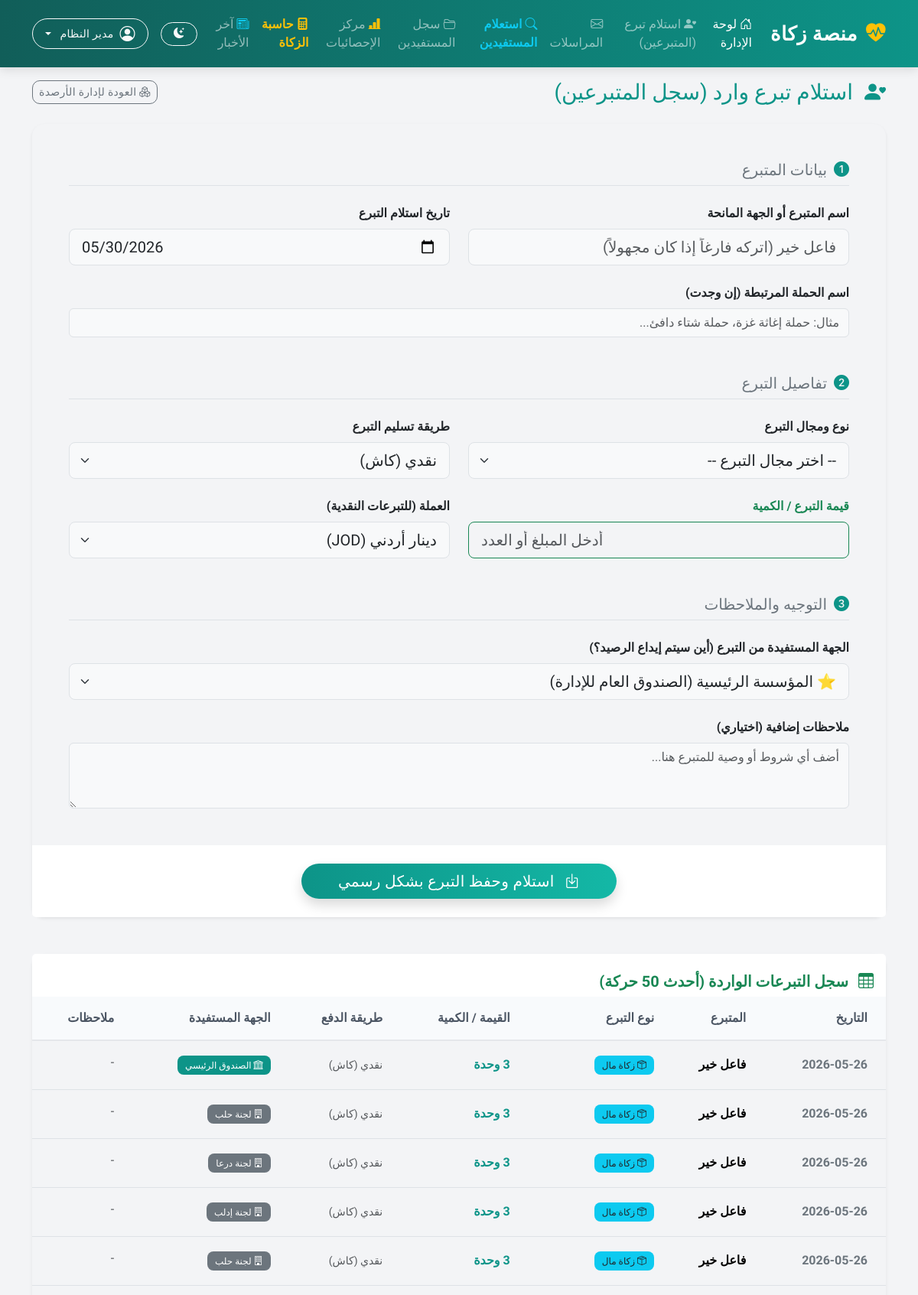
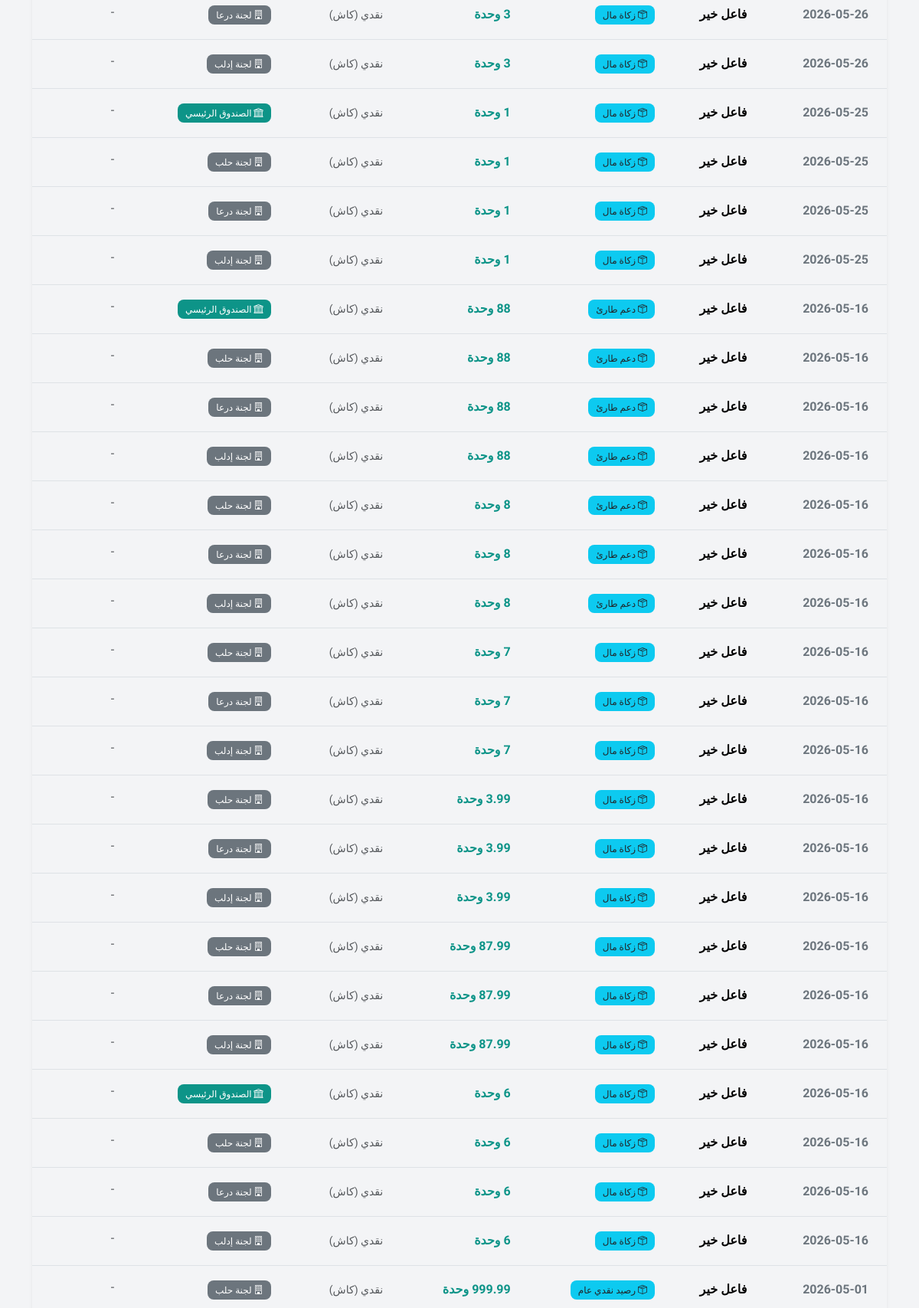
/add_donor.php (signed in, upper part), run on the app's committed database (2 pictures, top to bottom).
### tables this page shows
CREATE TABLE `incoming_donations` (
  `id` int(11) NOT NULL,
  `committee_id` int(11) NOT NULL DEFAULT 0,
  `donation_type_id` int(11) NOT NULL,
  `quantity` decimal(15,2) NOT NULL,
  `deposit_date` timestamp NOT NULL DEFAULT current_timestamp(),
  `donor_name` varchar(255) DEFAULT 'فاعل خير',
  `currency` varchar(10) DEFAULT 'JOD',
  `payment_method` varchar(100) DEFAULT NULL,
  `campaign_name` varchar(255) DEFAULT NULL,
  `donation_date` date DEFAULT NULL,
  `notes` text DEFAULT NULL
);

CREATE TABLE `donation_types` (
  `id` int(11) NOT NULL,
  `category` enum('Cash','In-Kind') NOT NULL COMMENT 'نقدي أو عيني',
  `sub_category` varchar(100) NOT NULL COMMENT 'مثل: مؤقتة، سلة غذائية، الخ',
  `description` text DEFAULT NULL
);

### add_donor.php (the view, shortened to what this page needs)
<?php
require_once __DIR__ . '/db.php';
$is_admin = isset($_SESSION['is_admin']) && $_SESSION['is_admin'] === true;
$is_committee = isset($_SESSION['logged_in_committee']);
$active_committee_id = $is_committee ? $_SESSION['logged_in_committee'] : 0;
try {
    $pdo->exec("CREATE TABLE IF NOT EXISTS `incoming_donations` (
      `id` int(11) NOT NULL AUTO_INCREMENT,
      `committee_id` int(11) NOT NULL DEFAULT 0,
      `donation_type_id` int(11) NOT NULL,
      `quantity` decimal(15,2) NOT NULL,
      `deposit_date` TIMESTAMP DEFAULT CURRENT_TIMESTAMP,
      PRIMARY KEY (`id`)
    ) ENGINE=InnoDB DEFAULT CHARSET=utf8mb4;");
    $pdo->exec("CREATE TABLE IF NOT EXISTS `inventory_balances` (
      `id` int(11) NOT NULL AUTO_INCREMENT,
      `committee_id` int(11) NOT NULL DEFAULT 0,
      `donation_type_id` int(11) NOT NULL,
      `quantity` decimal(15,2) NOT NULL DEFAULT 0.00,
      PRIMARY KEY (`id`),
      UNIQUE KEY `unique_inv` (`committee_id`, `donation_type_id`)
    ) ENGINE=InnoDB DEFAULT CHARSET=utf8mb4;");
    $pdo->exec("CREATE TABLE IF NOT EXISTS `manager_finance` (
      `id` int(11) NOT NULL AUTO_INCREMENT,
      `balance` decimal(15,2) NOT NULL DEFAULT 0.00,
      PRIMARY KEY (`id`)
    ) ENGINE=InnoDB DEFAULT CHARSET=utf8mb4;");
    $pdo->exec("INSERT IGNORE INTO `manager_finance` (`id`, `balance`) VALUES (1, 0.00);");
    $pdo->exec("CREATE TABLE IF NOT EXISTS `committee_finances` (
      `id` int(11) NOT NULL AUTO_INCREMENT,
      `committee_id` int(11) NOT NULL,
      `balance` decimal(15,2) NOT NULL DEFAULT 0.00,
      PRIMARY KEY (`id`),
      UNIQUE KEY `committee_id` (`committee_id`)
    ) ENGINE=InnoDB DEFAULT CHARSET=utf8mb4;");
} catch (PDOException $e) {}
$committee_name_display = '';
try {
    $pdo->exec("CREATE TABLE IF NOT EXISTS `donation_types` (
      `id` int(11) NOT NULL AUTO_INCREMENT,
      `category` varchar(50) NOT NULL,
      `sub_category` varchar(150) NOT NULL,
      PRIMARY KEY (`id`),
      UNIQUE KEY `unique_cat_sub` (`category`,`sub_category`)
    ) ENGINE=InnoDB DEFAULT CHARSET=utf8mb4;");
} catch (PDOException $e) {
    $donation_types = [];
}
try {
    $committees_list = $pdo->query("SELECT id, committee_name as name FROM committees_registry ORDER BY id ASC")->fetchAll();
} catch (PDOException $e) {
    try {
        $committees_list = $pdo->query("SELECT id, name FROM committees ORDER BY id ASC")->fetchAll();
    } catch (PDOException $e2) {
        $committees_list = [];
    }
}
$donors_history = [];
try {
    if ($is_admin) {
        $donations_stmt = $pdo->query("
            SELECT inc.*, 'الصندوق الرئيسي' as committee_name, dt.category, dt.sub_category
            FROM incoming_donations inc
            LEFT JOIN zakat_central_db.donation_types dt ON inc.donation_type_id = dt.id
            WHERE inc.committee_id = 0
            ORDER BY inc.deposit_date DESC, inc.id DESC
            LIMIT 50
        ");
        while ($row = $donations_stmt->fetch()) {
            $row['committee_id'] = 0;
            $donors_history[] = $row;
        }
        foreach ($committees_list as $com) {
            $cid = $com['id'];
            if (isset($db_nodes[$cid])) {
                try {
                    $node_pdo = new PDO("mysql:host=$host;dbname=" . $db_nodes[$cid] . ";charset=$charset", $user, $pass, $options);
                    $donations_stmt = $node_pdo->query("SELECT inc.*, dt.category, dt.sub_category FROM incoming_donations inc LEFT JOIN zakat_central_db.donation_types dt ON inc.donation_type_id = dt.id ORDER BY inc.deposit_date DESC, inc.id DESC LIMIT 50");
                    while ($row = $donations_stmt->fetch()) {
                        $row['committee_name'] = $com['name'];
                        $row['committee_id'] = $cid;
                        $donors_history[] = $row;
                    }
                } catch (PDOException $e) {}
            }
        }
    }
} catch (PDOException $e) {}
usort($donors_history, function($a, $b) {
    $timeA = strtotime($a['deposit_date']);
    $timeB = strtotime($b['deposit_date']);
    if ($timeA == $timeB) return $b['id'] <=> $a['id'];
    return $timeB <=> $timeA;
});
$donors_history = array_slice($donors_history, 0, 50);
require_once __DIR__ . '/header.php';
?>
<div class="row mb-4 mt-3">
    <div class="col-12 d-flex justify-content-between align-items-center">
        <h3 class="mb-0 text-primary"><i class="bi bi-person-heart me-2"></i> <?php echo t('receive_donation_title'); ?></h3>
        <?php if ($is_admin): ?>
        <a href="manage_finances.php" class="btn btn-sm btn-outline-secondary"><i class="bi bi-boxes"></i> <?php echo t('back_to_finances'); ?></a>
        <?php else: ?>
        <a href="committee.php?id=<?php echo $active_committee_id; ?>" class="btn btn-sm btn-outline-secondary"><i class="bi bi-arrow-right"></i> العودة للوحة التحكم</a>
        <?php endif; ?>
    </div>
</div>
<form method="POST" class="card shadow-sm border-0 mb-5">
    <div class="card-body p-4 p-md-5">
        <h5 class="text-secondary border-bottom pb-2 mb-4"><i class="bi bi-1-circle-fill text-primary me-1"></i> <?php echo t('donor_info'); ?></h5>
        <div class="row g-4 mb-5">
            <div class="col-md-6">
                <label class="form-label fw-bold"><?php echo t('donor_name_label'); ?></label>
                <input type="text" name="donor_name" class="form-control form-control-lg bg-light" placeholder="<?php echo t('donor_name_placeholder'); ?>">
            </div>
            <div class="col-md-6">
                <label class="form-label fw-bold"><?php echo t('donation_receive_date'); ?></label>
                <input type="date" name="donation_date" class="form-control form-control-lg bg-light" required value="<?php echo date('Y-m-d'); ?>">
            </div>
            <div class="col-md-12">
                <label class="form-label fw-bold"><?php echo t('campaign_name_label'); ?></label>
                <input type="text" name="campaign_name" class="form-control bg-light" placeholder="<?php echo t('campaign_name_placeholder'); ?>">
            </div>
        </div>
        <h5 class="text-secondary border-bottom pb-2 mb-4"><i class="bi bi-2-circle-fill text-primary me-1"></i> <?php echo t('donation_details'); ?></h5>
        <div class="row g-4 mb-5">
            <div class="col-md-6">
                <label class="form-label fw-bold"><?php echo t('donation_type_domain'); ?></label>
                <select name="donation_type_id" class="form-select form-select-lg bg-light" required>
                    <option value=""><?php echo t('select_donation_domain'); ?></option>
                </select>
            </div>
            <div class="col-md-6">
                <label class="form-label fw-bold"><?php echo t('donation_delivery_method'); ?></label>
                <select name="payment_method" class="form-select form-select-lg bg-light" required>
                    <option value="نقدي (كاش)"><?php echo t('cash_payment'); ?></option>
                </select>
            </div>
            <div class="col-md-6">
                <label class="form-label fw-bold text-success"><?php echo t('donation_value_quantity'); ?></label>
                <input type="number" step="0.01" name="amount" class="form-control form-control-lg border-success" required placeholder="<?php echo t('enter_amount_quantity'); ?>">
            </div>
            <div class="col-md-6">
                <label class="form-label fw-bold"><?php echo t('currency_cash_donations'); ?></label>
                <select name="currency" class="form-select form-select-lg bg-light">
                    <option value="JOD" selected><?php echo t('currency_jod'); ?></option>
                </select>
            </div>
        </div>
        <h5 class="text-secondary border-bottom pb-2 mb-4"><i class="bi bi-3-circle-fill text-primary me-1"></i> <?php echo t('routing_notes'); ?></h5>
        <div class="row g-4">
            <div class="col-md-12">
                <label class="form-label fw-bold"><?php echo t('benefiting_entity'); ?></label>
                <?php if ($is_admin): ?>
                <select name="committee_id" class="form-select form-select-lg bg-light" required>
                    <option value="manager" class="text-primary fw-bold"><?php echo t('main_institution_fund'); ?></option>
                </select>
                <?php else: ?>
                <input type="hidden" name="committee_id" value="<?php echo $active_committee_id; ?>">
                <div class="form-control form-control-lg bg-light text-muted"><i class="bi bi-building"></i> <?php echo htmlspecialchars($committee_name_display); ?> (لجنتك)</div>
                <?php endif; ?>
            </div>
            <div class="col-md-12">
                <label class="form-label fw-bold"><?php echo t('additional_notes_optional'); ?></label>
                <textarea name="notes" class="form-control bg-light" rows="3" placeholder="<?php echo t('notes_placeholder'); ?>"></textarea>
            </div>
        </div>
    </div>
    <div class="card-footer bg-white border-0 text-center py-4">
        <button type="submit" class="btn btn-primary btn-lg shadow px-5 rounded-pill"><i class="bi bi-box-arrow-in-down me-2"></i> <?php echo t('receive_save_donation'); ?></button>
    </div>
</form>
<div class="card shadow-sm border-0 mb-5">
    <div class="card-header bg-white border-0 pt-4 pb-2">
        <h5 class="mb-0 text-success fw-bold"><i class="bi bi-table me-2"></i> <?php echo $is_en ? 'Incoming Donations Log (Recent 50)' : 'سجل التبرعات الواردة (أحدث 50 حركة)'; ?></h5>
    </div>
    <div class="card-body p-0">
        <?php if (count($donors_history) > 0): ?>
            <div class="table-responsive">
                <table class="table table-hover align-middle mb-0 text-nowrap">
                    <thead class="table-light">
                        <tr>
                            <th class="ps-4"><?php echo $is_en ? 'Date' : 'التاريخ'; ?></th>
                            <th><?php echo $is_en ? 'Donor' : 'المتبرع'; ?></th>
                            <th><?php echo $is_en ? 'Donation Type' : 'نوع التبرع'; ?></th>
                            <th><?php echo $is_en ? 'Amount / Quantity' : 'القيمة / الكمية'; ?></th>
                            <th><?php echo $is_en ? 'Payment Method' : 'طريقة الدفع'; ?></th>
                            <th><?php echo $is_en ? 'Benefiting Entity' : 'الجهة المستفيدة'; ?></th>
                            <th><?php echo $is_en ? 'Notes' : 'ملاحظات'; ?></th>
                        </tr>
                    </thead>
                    <tbody>
                        <?php foreach ($donors_history as $log): ?>
                        <tr>
                            <td class="ps-4">
                                <div class="fw-bold text-secondary"><?php echo htmlspecialchars($log['donation_date'] ?: date('Y-m-d', strtotime($log['deposit_date']))); ?></div>
                            </td>
                            <td>
                                <strong><?php echo htmlspecialchars($log['donor_name'] ?: ($is_en ? 'Anonymous' : 'فاعل خير')); ?></strong>
                            </td>
                            <td>
                                <?php if($log['category'] == 'نقدي' || mb_strpos($log['category'], 'نقد') !== false): ?>
                                    <span class="badge bg-warning text-dark"><i class="bi bi-cash-stack"></i> <?php echo htmlspecialchars($log['sub_category']); ?></span>
                                <?php else: ?>
                                    <span class="badge bg-info text-dark"><i class="bi bi-box-seam"></i> <?php echo htmlspecialchars($log['sub_category']); ?></span>
                                <?php endif; ?>
                            </td>
                            <td>
                                <?php if($log['category'] == 'نقدي' || mb_strpos($log['category'], 'نقد') !== false): ?>
                                    <strong class="text-success"><?php echo number_format((float)$log['quantity'], 2); ?> <?php echo htmlspecialchars($log['currency']); ?></strong>
                                <?php else: ?>
                                    <strong class="text-primary"><?php echo (float)$log['quantity']; ?> وحدة</strong>
                                <?php endif; ?>
                            </td>
                            <td>
                                <span class="small text-muted"><?php echo htmlspecialchars($log['payment_method'] ?: '-'); ?></span>
                            </td>
                            <td>
                                <?php if($log['committee_id'] == 0): ?>
                                    <span class="badge bg-primary"><i class="bi bi-bank"></i> <?php echo $is_en ? 'Main Institution' : 'الصندوق الرئيسي'; ?></span>
                                <?php else: ?>
                                    <span class="badge bg-secondary"><i class="bi bi-building"></i> <?php echo htmlspecialchars($log['committee_name']); ?></span>
                                <?php endif; ?>
                            </td>
                            <td>
                                <span class="d-inline-block text-truncate text-muted" style="max-width: 150px;" title="<?php echo htmlspecialchars($log['notes'] ?? ''); ?>">
                                    <?php echo htmlspecialchars($log['notes'] ?: '-'); ?>
                                </span>
                            </td>
                        </tr>
                        <?php endforeach; ?>
                    </tbody>
                </table>
            </div>
        <?php endif; ?>
    </div>
</div>
<?php require_once __DIR__ . '/footer.php'; ?>

### header.php (style rules this page uses)
:root { --bs-primary: #0d9488; --bs-primary-rgb: 13, 148, 136; --bs-info: #06b6d4; --bs-success: #10b981; --bs-warning: #f59e0b; --bs-body-bg: #f3f4f6; }
body { font-family: 'Tajawal', sans-serif; background-color: var(--bs-body-bg); color: #374151; }
.card { border: none !important; border-radius: 16px !important; box-shadow: 0 4px 6px -1px rgba(0, 0, 0, 0.05), 0 2px 4px -1px rgba(0, 0, 0, 0.03); transition: transform 0.2s ease, box-shadow 0.2s ease; }
.btn { border-radius: 10px; font-weight: 500; letter-spacing: 0.3px; transition: all 0.3s; }
.btn-primary { background: linear-gradient(90deg, #0d9488, #14b8a6); border: none; }
.table > :not(caption) > * > * { padding: 1rem 0.75rem; }
.table-light th { background-color: #f8fafc; color: #4b5563; font-weight: 700; border-bottom: 2px solid #e5e7eb; }
.badge { font-weight: 500; padding: 0.5em 0.85em; border-radius: 8px; }
html:not(.view-transition-active) body, html:not(.view-transition-active) .card, html:not(.view-transition-active) .navbar, html:not(.view-transition-active) .bg-white, html:not(.view-transition-active) .bg-light, html:not(.view-transition-active) .modal-content { transition: background-color 0.3s ease, color 0.3s ease, border-color 0.3s ease; }

### data on the page
incoming_donations: donation_date "2026-05-26", donor_name "فاعل خير", donation_type.sub_category "زكاة مال", payment_method "نقدي (كاش)", shows "الصندوق الرئيسي", notes "-"
incoming_donations: donation_date "2026-05-26", donor_name "فاعل خير", donation_type.sub_category "زكاة مال", payment_method "نقدي (كاش)", committee_name "لجنة حلب", notes "-", committee_name "لجنة درعا", committee_name "لجنة إدلب"
incoming_donations: donation_date "2026-05-25", donor_name "فاعل خير", donation_type.sub_category "زكاة مال", payment_method "نقدي (كاش)", shows "الصندوق الرئيسي", notes "-"
incoming_donations: donation_date "2026-05-16", donor_name "فاعل خير", donation_type.sub_category "دعم طارئ", payment_method "نقدي (كاش)", shows "الصندوق الرئيسي", notes "-"
incoming_donations: donation_date "2026-05-16", donor_name "فاعل خير", donation_type.sub_category "دعم طارئ", payment_method "نقدي (كاش)", committee_name "لجنة حلب", notes "-", committee_name "لجنة درعا", committee_name "لجنة إدلب"
incoming_donations: donation_date "2026-05-16", donor_name "فاعل خير", donation_type.sub_category "زكاة مال", payment_method "نقدي (كاش)", committee_name "لجنة حلب", notes "-", committee_name "لجنة درعا", committee_name "لجنة إدلب"
incoming_donations: donation_date "2026-05-16", donor_name "فاعل خير", donation_type.sub_category "زكاة مال", payment_method "نقدي (كاش)", committee_name "لجنة حلب", notes "-", committee_name "لجنة درعا", committee_name "لجنة إدلب"
incoming_donations: donation_date "2026-05-16", donor_name "فاعل خير", donation_type.sub_category "زكاة مال", payment_method "نقدي (كاش)", committee_name "لجنة حلب", notes "-", committee_name "لجنة درعا", committee_name "لجنة إدلب"
incoming_donations: donation_date "2026-05-16", donor_name "فاعل خير", donation_type.sub_category "زكاة مال", payment_method "نقدي (كاش)", shows "الصندوق الرئيسي", notes "-"
incoming_donations: donation_date "2026-05-01", donor_name "فاعل خير", donation_type.sub_category "رصيد نقدي عام", payment_method "نقدي (كاش)", committee_name "لجنة حلب", notes "-"

### other printed values
t('zakat_platform') "منصة زكاة"
t('admin_dashboard') "لوحة الإدارة"
t('receive_donation') "استلام تبرع (المتبرعين)"
t('guest_search') "استعلام المستفيدين"
t('beneficiaries_record') "سجل المستفيدين"
t('statistics_center') "مركز الإحصائيات"
t('zakat_calculator') "حاسبة الزكاة"
t('latest_news') "آخر الأخبار"
$_SESSION['user_name'] "مدير النظام"
t('receive_donation_title') "استلام تبرع وارد (سجل المتبرعين)"
t('back_to_finances') "العودة لإدارة الأرصدة"
t('donor_info') "بيانات المتبرع"
t('donor_name_label') "اسم المتبرع أو الجهة المانحة"
t('donation_receive_date') "تاريخ استلام التبرع"
t('campaign_name_label') "اسم الحملة المرتبطة (إن وجدت)"
